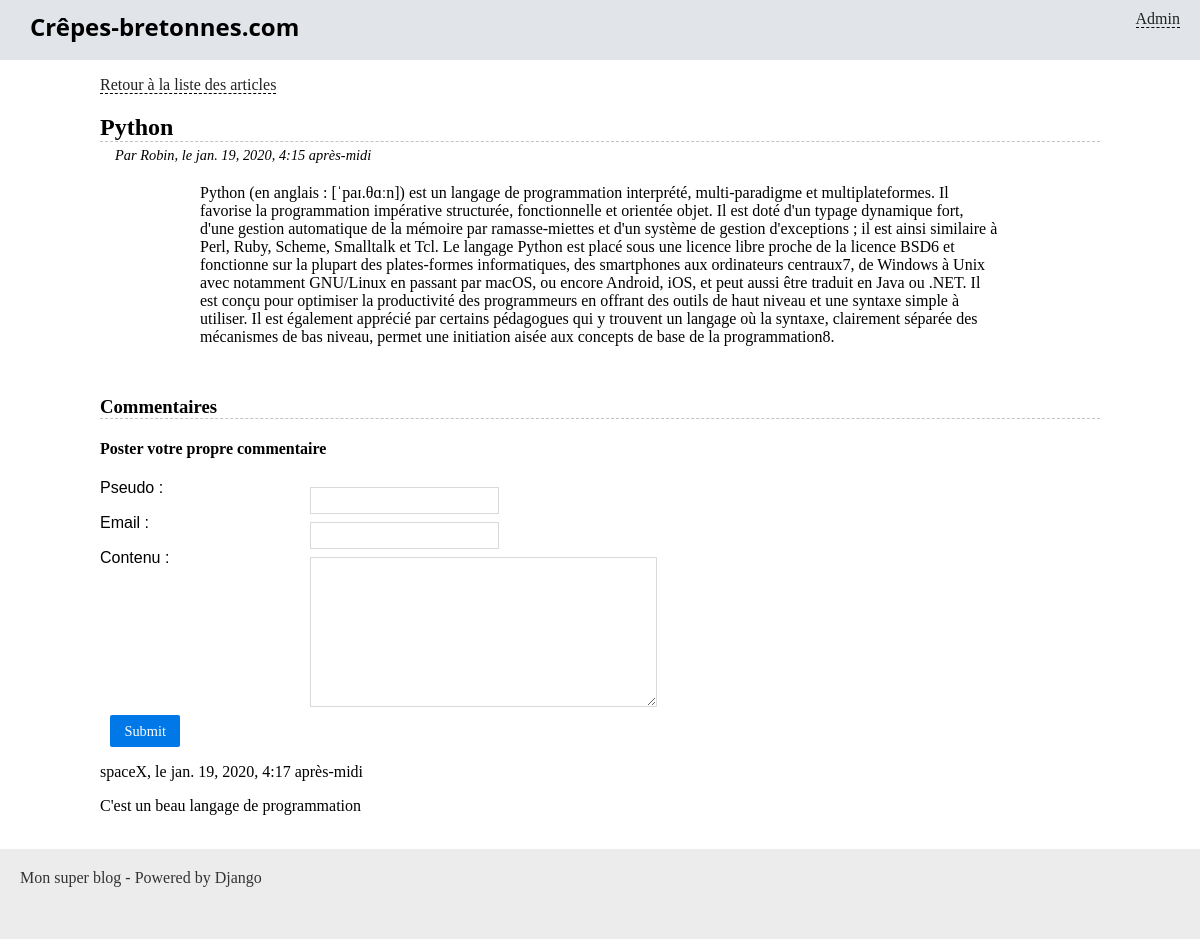
Page /blog/python on the committed database.
### blog/models.py (models this page shows, shortened)
class Article(models.Model):
    titre = models.CharField(max_length=100)
    slug = models.SlugField()
    auteur = models.CharField(max_length=42)
    contenu = models.TextField(null=True)
    date = models.DateTimeField(verbose_name="Date de parution",
                                auto_now_add=True, auto_now=False)
    is_visible = models.BooleanField(verbose_name="Article publié ?",
                                     default=False)
    categorie = models.ForeignKey('Categorie', on_delete=models.CASCADE)

class Comment(models.Model):
    pseudo      = models.CharField(max_length=50)
    mail        = models.EmailField(max_length=254)
    content     = models.TextField(null=True)
    date        = models.DateTimeField(verbose_name="Date de publication", auto_now_add=True, auto_now=False)
    is_visible  = models.BooleanField(verbose_name="Le commentaire est visible ?", default=True)
    article     = models.ForeignKey('Article', on_delete=models.CASCADE)
    class Meta:
        verbose_name = "Commentaire"
        ordering = ['date']

### blog/views.py (the view, shortened to what this page needs)
# urls.py: path('<slug>', views.lire_article, name='blog_lire'),
def lire_article(request, slug):
    article    = get_object_or_404(Article, slug=slug)
    comments    = Comment.objects.filter(is_visible=True, article=article).order_by('-date')[:4]
    form        = CommentForm(request.POST or None)
    return render(request, 'blog/lire_article.html', locals())

### blog/forms.py
class CommentForm(forms.Form):
   pseudo =		forms.CharField(max_length=50, label="Pseudo")
   mail = 		forms.EmailField(max_length=254, label="Email")
   content = 	forms.CharField(widget=forms.Textarea, label="Contenu")

### blog/templates/blog/lire_article.html (shortened to what this page needs)
{% extends "blog/base.html" %}
{% block content %}
	<p>
		<a href="{% url 'accueil' %}">Retour à la liste des articles</a>
	</p>
	<h2 class="titre-article">{{ article.titre }}</h2>
	<p class="infos-article">Par {{ article.auteur }}, le {{ article.date }}</p>
	<div class="contenu-article">
		{{ article.contenu|safe }}
	</div>
	<h3 class="titre-comments">Commentaires</h3>
	<h4>Poster votre propre commentaire</h4>
	<form method="post" action="{% url 'blog_lire' article.slug %}" class="pure-form">
    	{{ form.as_p }}
    	<inoput type="hidden" name="article" id="id_article" value="{{ article.id }}">
		<p style="text-align:center">
			<input class="pure-button pure-button-primary" type="submit" />
		</p>
	</form>
	<div class="commentaire">
		{% for comment in comments %}
			<p>{{ comment.pseudo }}, le {{ comment.date }}<br>
			<p>{{ comment.content }}</p>
			<br>
		{% endfor %}
	</div>
{% endblock %}

### blog/static/blog/styles.css (style rules this page uses)
* { box-sizing: border-box; }
body { margin: 0; padding: 0; }
a { color: #222; border-bottom: 1px dashed #000; text-decoration: none; }
form label { display: block; float: left; font-weight: lighter; width: 200px; text-align: justify; font-family: Arvo, Arial; }
form input, form select, form textarea { border: 1px solid #d9d9d9; color: #343434; float: left; margin: 8px 10px 0px 10px; padding: 5px; }
form textarea { height: 150px; }
form p { clear: both; }
.titre-article, .titre-comments { border-bottom: 1px dashed #c3c3c3; margin-bottom: 0; }
.infos-article { margin: 5px 0 0 15px; font-style: italic; font-size: 0.9em; }
.titre-comments { margin-top: 50px; }
.contenu-article { margin: 20px auto; width: 80%; }
input[type="submit"] { background-color: #0078E7; color: #FFF; font-family: Verdana; font-size: 0.9em; padding: 0.5em 1em; border: 0px none transparent; text-decoration: none; border-radius: 2px; display: inline-block; }

### rows in the picture
Article: titre "Python", auteur "Robin", date "jan. 19, 2020, 4:15 après-midi", contenu "Python (en anglais : [ˈpaɪ.θɑːn]) est un langage de programmation interprété, multi-paradigme et multiplateformes. Il favorise la programmation impérative structurée, fonctionnelle et orientée objet. Il est doté d'un typage dynamique fort, d'une gestion automatique de la mémoire par ramasse-miettes et d'un système de gestion d'exceptions ; il est ainsi similaire à Perl, Ruby, Scheme, Smalltalk et Tcl. Le langage Python est placé sous une licence libre proche de la licence BSD6 et fonctionne sur la plupart des plates-formes informatiques, des smartphones aux ordinateurs centraux7, de Windows à Unix avec notamment GNU/Linux en passant par macOS, ou encore Android, iOS, et peut aussi être…"
Comment: pseudo "spaceX", date "jan. 19, 2020, 4:17 après-midi", content "C'est un beau langage de programmation"
